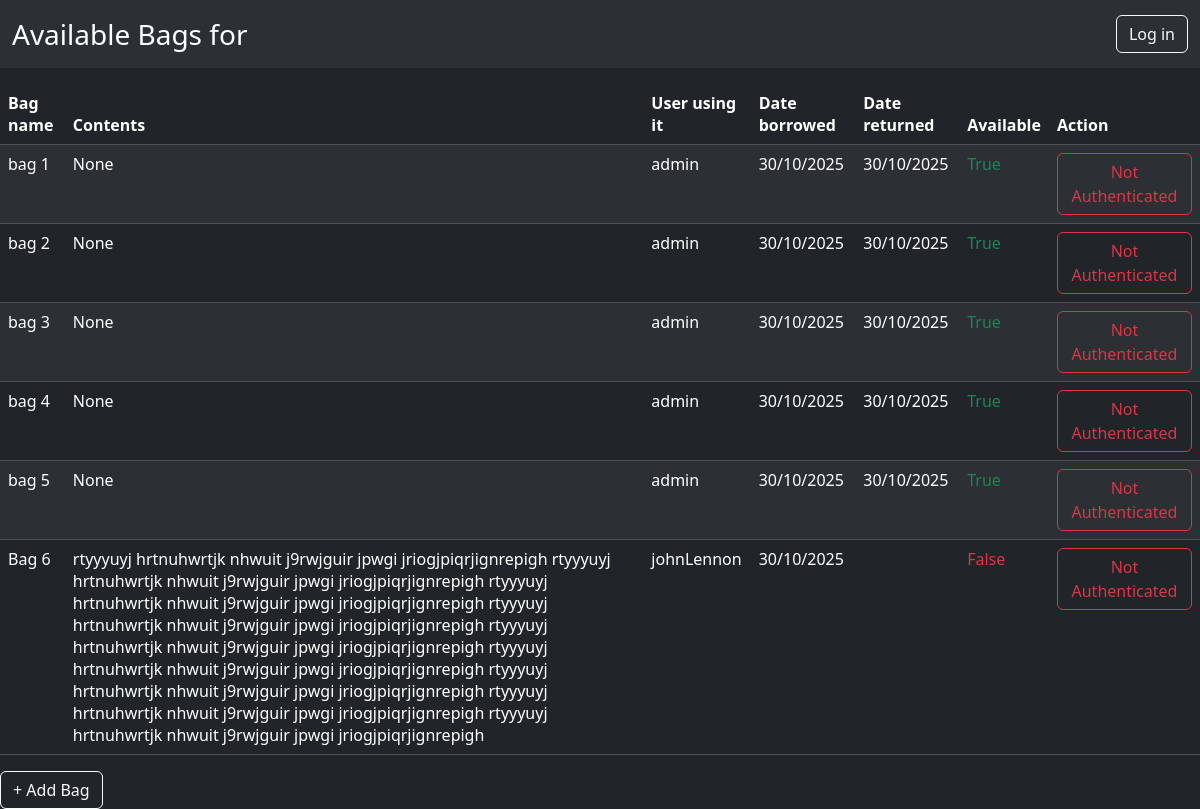
The page / on the database its author committed.
### bags/models.py (models this page shows, shortened)
class Bag(models.Model):
    inbag=models.CharField(max_length=200)
    def __str__(self):
        return self.inbag

class Borrowingtime(models.Model):
    start=models.DateTimeField("date borrowed")
    end=models.DateTimeField("date returned",null=" ",blank=" ")
    member = models.ForeignKey(Employee, on_delete=models.CASCADE,null=True)
    bag = models.ForeignKey(Bag, on_delete=models.CASCADE, related_name="borrowingtimes")
    contents=models.TextField(null=True,blank=True)

class Employee(models.Model):
    user = models.OneToOneField(settings.AUTH_USER_MODEL, on_delete=models.CASCADE,null=True)
    def __str__(self):
        return self.user.username

### bags/views.py (the view)
# urls.py: path("", views.index, name="index"),
def index(request):
    bags = Bag.objects.all()
    for bag in bags:
        bag.last_borrowingtime = bag.borrowingtimes.order_by("-start").first()
        bag.end_borrowingtime = bag.borrowingtimes.order_by("-end").first()
        bag.being_used = (
            bag.last_borrowingtime is not None and bag.last_borrowingtime.end is None
        )
    context = {
        "bags": bags,
        "authenticated": request.user.is_authenticated,
        "username": request.user.username,
        "buttoo": not bag.being_used if bags else True
    }
    return render(request, "sitebag/detail.html", context=context)

### bags/Templates/sitebag/detail.html (shortened to what this page needs)
{% load static %}
<head>
  <link href="https://cdn.jsdelivr.net/npm/bootstrap@5.3.8/dist/css/bootstrap.min.css" rel="stylesheet">
</head>
<body class="bg-dark">
 <form method="post" {% if authenticated %}action="/accounts/logout/">{% else %}action="/accounts/login/">{% endif %}
<nav class="navbar navbar-dark bg-body-tertiary" data-bs-theme="dark">
  <div class="container-fluid">
    <a class="navbar-brand fs-3">Available Bags for {{username}}</a>
    <form class="d-flex" role="search">
    <button class="btn btn-outline-light fs-6 " type="submit">
      {% if authenticated %}
      Log out
      {% else %}
      Log in
      {% endif %}</button>
  </form>
    </form>
<table class="table table-dark table-striped" data-bs-theme="dark" >
  <thead>
    <tr>
      <th>Bag name</th>
      <th>Contents</th>
      <th>User using it</th>
      <th>Date borrowed</th>
      <th>Date returned</th>
      <th>Available</th>
      <th>Action</th>
    </tr>
  </thead>
  <tbody>
    {% for bag in bags %}
    <tr>
      <td>{{ bag }}</td>
      <td class="overflow-scroll">{{ bag.last_borrowingtime.contents }}</td>
      <td>{{ bag.last_borrowingtime.member }}</td>
      <td>{{ bag.last_borrowingtime.start|date:"d/m/Y" }}</td>
      <td>{% if bag.last_borrowingtime.end %}{{ bag.last_borrowingtime.end|date:"d/m/Y" }}{% endif %}</td>
      <td>{% if bag.being_used %}<text class="text-danger">False</text>{% else %}<text class="text-success">True</text>{% endif %}</td>
      <td>
        {% if bag.being_used and bag.last_borrowingtime and username == bag.last_borrowingtime.member.user.username %}
          {% if authenticated %}
            <button class="btn btn-outline-success" onclick="returnBag('{{ bag.id }}')">Return</button>
          {% endif %}
        {% elif bag.being_used == False and authenticated %}
          <button class="btn btn-outline-success" onclick="borrowBag('{{ bag.id }}')">Borrow</button>
        {% else %}
        <button class="btn btn-outline-danger">
        Not Authenticated
        </button>
        {% endif %}
      </td>
    </tr>
    {% endfor %}
  </tbody>
</table>
<button class="btn btn-outline-light" onclick="addBag()">+ Add Bag</button>

### bags/Templates/sitebag/detail.html (style rules this page uses)
td, th { border: 1px solid #444; text-align: left; padding: 8px; color: white; }

### rows shown on the page
Bag: inbag "bag 1", last_borrowingtime.contents "None", last_borrowingtime.member "admin", last_borrowingtime.start "30/10/2025", last_borrowingtime.end "30/10/2025", shows "True", shows "Not Authenticated"
Bag: inbag "bag 2", last_borrowingtime.contents "None", last_borrowingtime.member "admin", last_borrowingtime.start "30/10/2025", last_borrowingtime.end "30/10/2025", shows "True", shows "Not Authenticated"
Bag: inbag "bag 3", last_borrowingtime.contents "None", last_borrowingtime.member "admin", last_borrowingtime.start "30/10/2025", last_borrowingtime.end "30/10/2025", shows "True", shows "Not Authenticated"
Bag: inbag "bag 4", last_borrowingtime.contents "None", last_borrowingtime.member "admin", last_borrowingtime.start "30/10/2025", last_borrowingtime.end "30/10/2025", shows "True", shows "Not Authenticated"
Bag: inbag "bag 5", last_borrowingtime.contents "None", last_borrowingtime.member "admin", last_borrowingtime.start "30/10/2025", last_borrowingtime.end "30/10/2025", shows "True", shows "Not Authenticated"
Bag: inbag "Bag 6", last_borrowingtime.contents "rtyyyuyj hrtnuhwrtjk nhwuit j9rwjguir jpwgi jriogjpiqrjignrepigh rtyyyuyj hrtnuhwrtjk nhwuit j9rwjguir jpwgi jriogjpiqrjignrepigh rtyyyuyj hrtnuhwrtjk nhwuit j9rwjguir jpwgi jriogjpiqrjignrepigh rtyyyuyj hrtnuhwrtjk nhwuit j9rwjguir jpwgi jriogjpiqrjignrepigh rtyyyuyj hrtnuhwrtjk nhwuit j9rwjguir jpwgi jriogjpiqrjignrepigh rtyyyuyj hrtnuhwrtjk nhwuit j9rwjguir jpwgi jriogjpiqrjignrepigh rtyyyuyj hrtnuhwrtjk nhwuit j9rwjguir jpwgi jriogjpiqrjignrepigh rtyyyuyj hrtnuhwrtjk nhwuit j9rwjguir jpwgi jriogjpiqrjignrepigh rtyyyuyj hrtnuhwrtjk nhwuit j9rwjguir jpwgi jriogjpiqrjignrepigh", last_borrowingtime.member "johnLennon", last_borrowingtime.start "30/10/2025", shows "False", shows "Not Authenticated"
